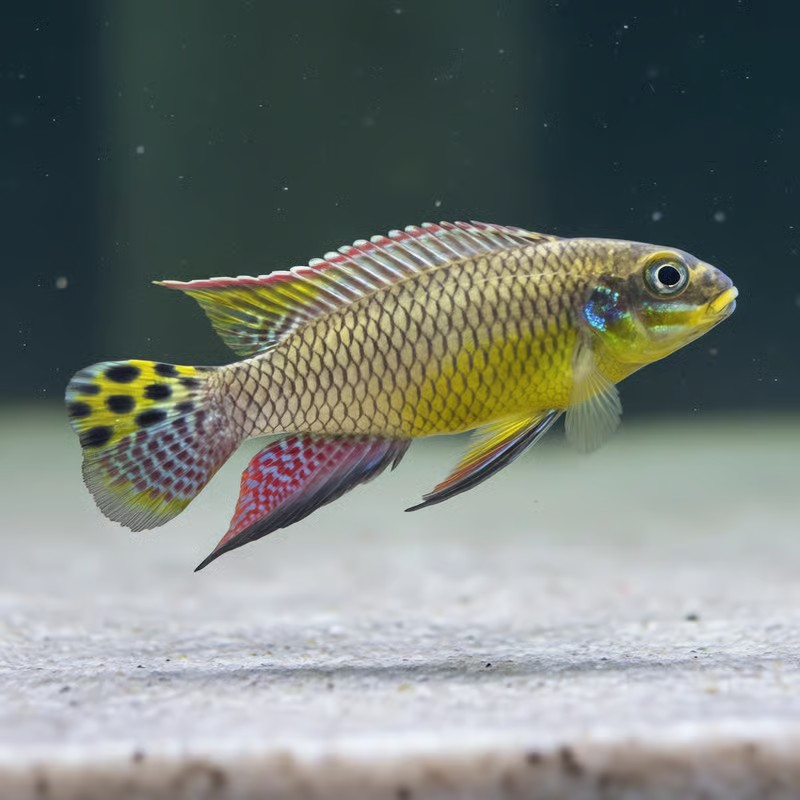
#> input picture blender/reference/pelvicachromis_taeniatus_male.jpg, 800 x 800 px
$ python photo_raster.py reference/pelvicachromis_taeniatus_male.jpg
#> lines starting #> are read from the running program, lines starting #| are printed output that depends on the picture; after the words box and inside, x2 and y2 are one past the last pixel; in counts of white or black regions, pixels touching at a corner belong together
"""Raster stage for bake_reference_texture.py. Requires Python, NumPy and Pillow."""
import json, sys
from pathlib import Path
import numpy as np
from PIL import Image, ImageDraw, ImageFilter
ROOT=Path(__file__).resolve().parent.parent
N=4096

def spread(rgb, valid, steps):
    # Synchronous four-neighbour dilation; never samples aquarium pixels.
    for _ in range(steps):
        new=valid.copy()
        for axis,step in ((0,1),(0,-1),(1,1),(1,-1)):
            available=np.roll(valid,step,axis)
            if axis==0: available[0 if step==1 else -1,:]=False
            else: available[:,0 if step==1 else -1]=False
            take=available & ~new
            if take.any():
                shifted=np.roll(rgb,step,axis);rgb[take]=shifted[take];new[take]=True
        valid=new
    return rgb,valid

# Manually traced, reproducible foreground polygons in the sole registered photo.
# Separate component masks prevent nearest-edge padding borrowing aquarium colour.
BODY=[(215,369),(237,365),(266,358),(298,343),(331,326),(366,307),(400,288),(433,273),(473,258),(512,247),(548,240),(583,238),(620,240),(651,245),(678,251),(697,261),(714,273),(725,280),(734,293),(732,304),(717,321),(700,331),(678,344),(656,356),(630,372),(603,386),(574,399),(551,406),(524,413),(491,419),(457,426),(423,432),(389,436),(355,438),(323,436),(290,434),(258,435),(239,436),(215,438)]
POLYGONS={
 'Fish_Body':BODY,
 'Dorsal_Fin':[(566,237),(524,232),(487,225),(453,222),(426,225),(399,232),(373,239),(347,245),(322,257),(296,267),(270,277),(242,280),(212,281),(181,283),(154,283),(184,295),(211,324),(230,348),(252,354),(280,351),(331,326),(400,288),(473,258),(548,240)],
 'Caudal_Fin':[(216,370),(200,369),(174,367),(144,363),(116,361),(92,366),(74,377),(66,393),(67,414),(73,439),(82,469),(93,495),(109,518),(124,528),(142,530),(162,520),(184,498),(204,473),(236,436)],
 'Anal_Fin':[(423,432),(417,437),(400,455),(385,476),(353,494),(318,516),(280,535),(240,550),(195,571),(222,533),(240,491),(252,456),(254,437),(323,436),(389,436)],
 'Pelvic_Fin':[(563,395),(542,428),(508,455),(471,478),(437,496),(405,510),(447,500),(482,487),(517,466),(546,438),(559,399)],
 'Pectoral_Fin':[(583,346),(598,365),(611,389),(622,412),(620,434),(610,446),(591,455),(575,454),(565,441),(568,421),(579,368)]}

def main():
    photo=np.asarray(Image.open(ROOT/'blender/reference/pelvicachromis_taeniatus_male.jpg').convert('RGB'))
#> photo is the input picture: shape (800, 800, 3); mean R, G, B 118.6, 125.1, 120
    # Reuse the existing mask verbatim; never replace the segmentation in this pass.
    existing_mask=np.asarray(Image.open(ROOT/'textures/reference_fish_mask.png'))>0
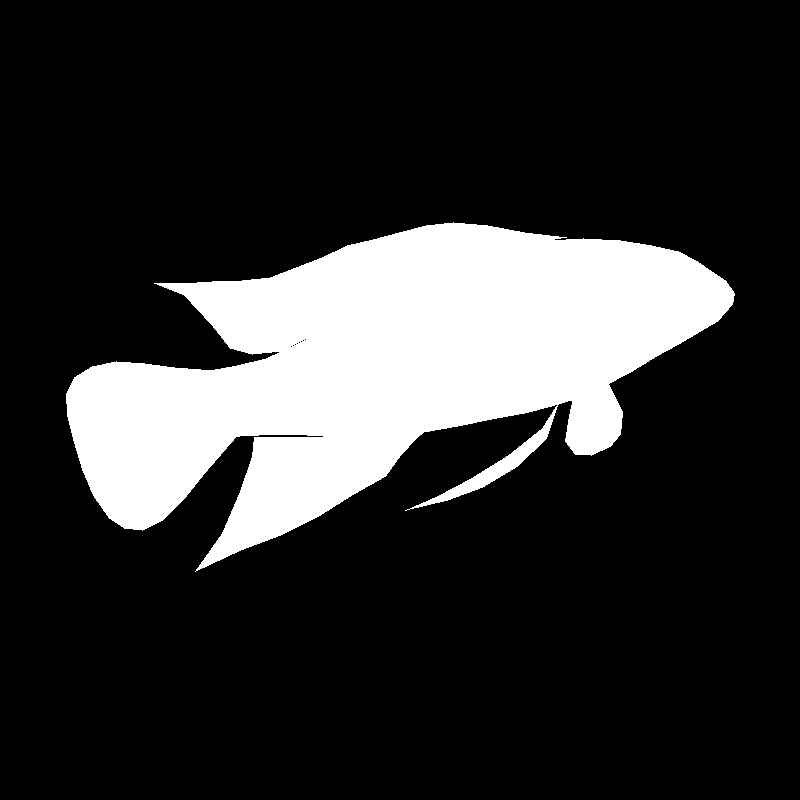
#> input picture blender/backups/photo_v1/reference_fish_mask.png, 800 x 800 px, found by its file name
#> existing_mask: shape (800, 800) bool; 18.9% white; 1 white region, box (x1, y1, x2, y2) and area: (66, 222, 735, 572) 120730
    sources={}
    # Modest low-frequency luminance correction, preserving chroma and fine markings.
    bodymask=Image.new('L',(800,800));ImageDraw.Draw(bodymask).polygon(BODY,fill=255)
#> after `bodymask = Image.new('L', (800, 800))`: bodymask: PIL image 800x800 L; every value is 0
#> after `ImageDraw.Draw(bodymask).polygon(BODY, fill=255)`: bodymask: PIL image 800x800 L; 10% white; 1 white region, box (x1, y1, x2, y2) and area: (215, 238, 735, 439) 63899
    bm=np.asarray(bodymask,dtype=np.float32)/255
    lum=photo.astype(np.float32)@np.array([.2126,.7152,.0722])
    num=np.asarray(Image.fromarray((lum*bm).astype('uint8')).filter(ImageFilter.GaussianBlur(42)),dtype=float)
    den=np.asarray(bodymask.filter(ImageFilter.GaussianBlur(42)),dtype=float)/255
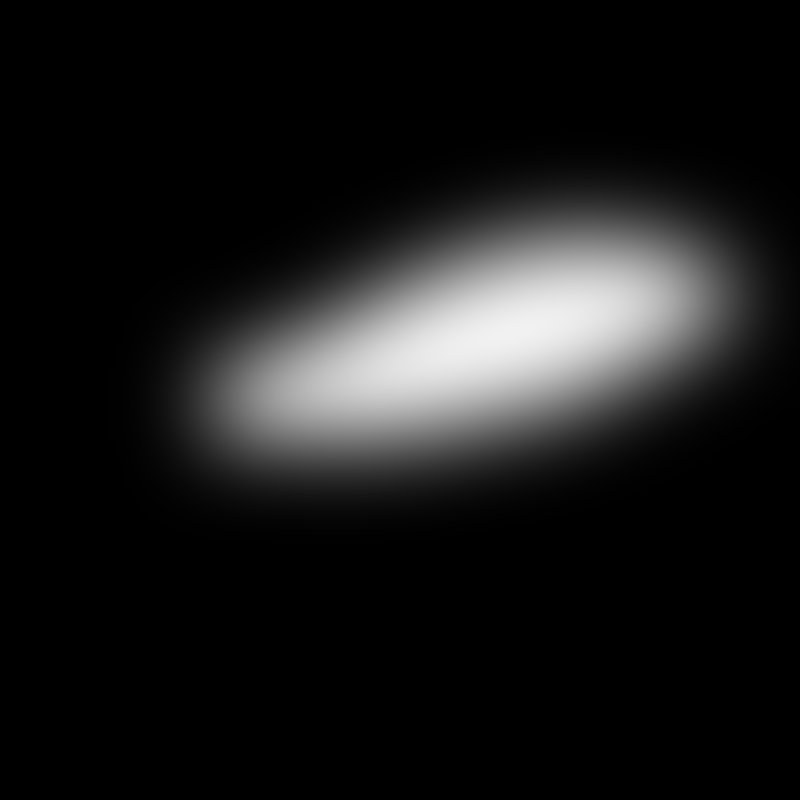
#> den: shape (800, 800) float64; min 0, max 0.945, mean 0.0998
    low=num/np.maximum(den,.01)
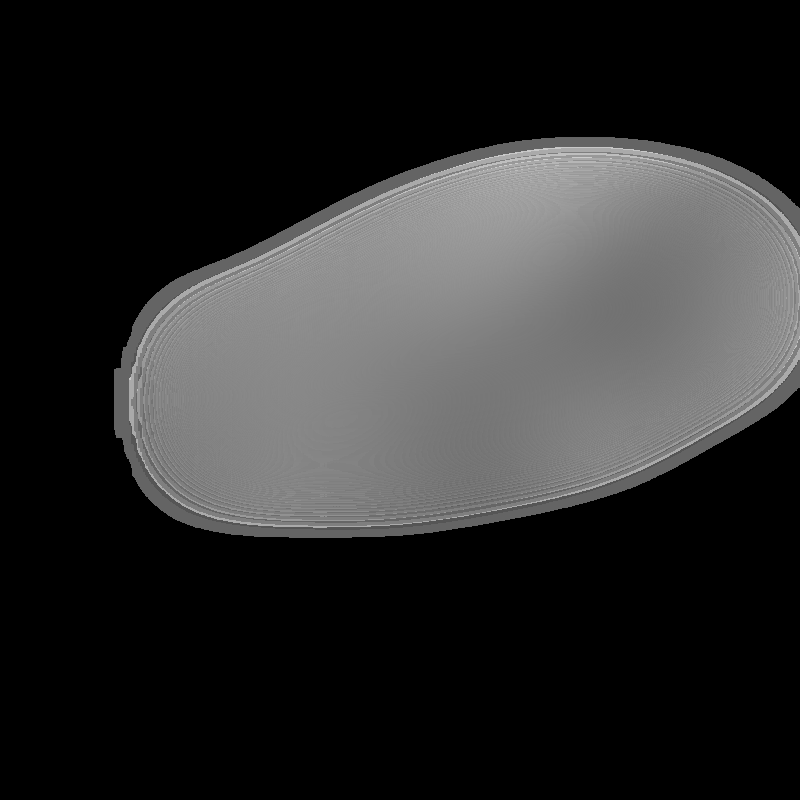
#> low: shape (800, 800) float64; min 0, max 204, mean 43.6
    attachment=np.asarray(bodymask.filter(ImageFilter.GaussianBlur(4)),dtype=float)/255
    target=np.median(low[bm>.5])
#> target = 128.1
    gain=np.clip((target/np.maximum(low,1))**.24,.90,1.13)
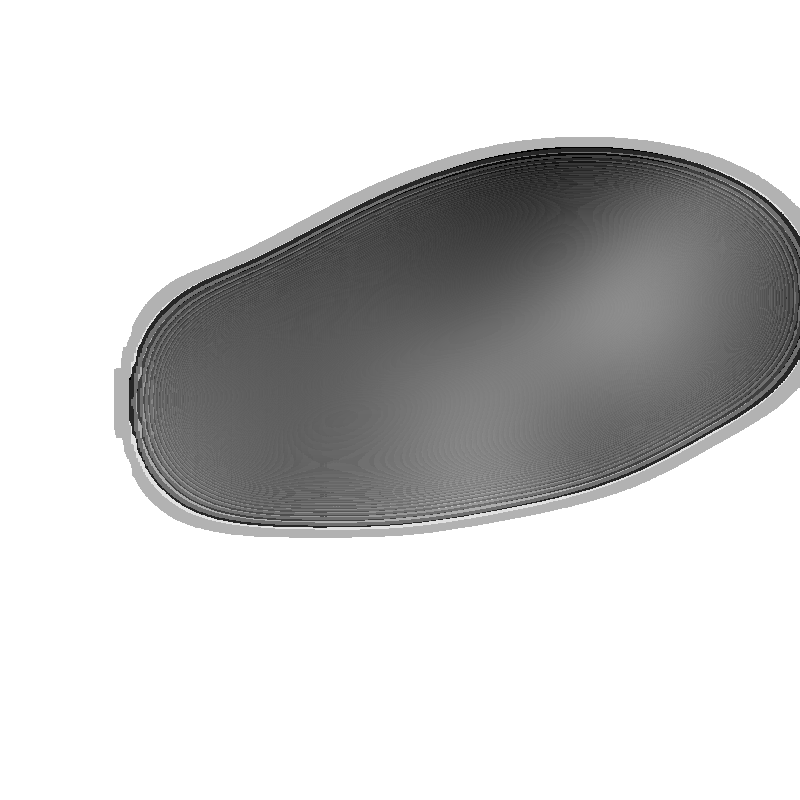
#> gain: shape (800, 800) float64; min 0.9, max 1.13, mean 1.09; drawn with min black and max white
    corrected=np.clip(photo.astype(float)*gain[...,None],0,255).astype('uint8')
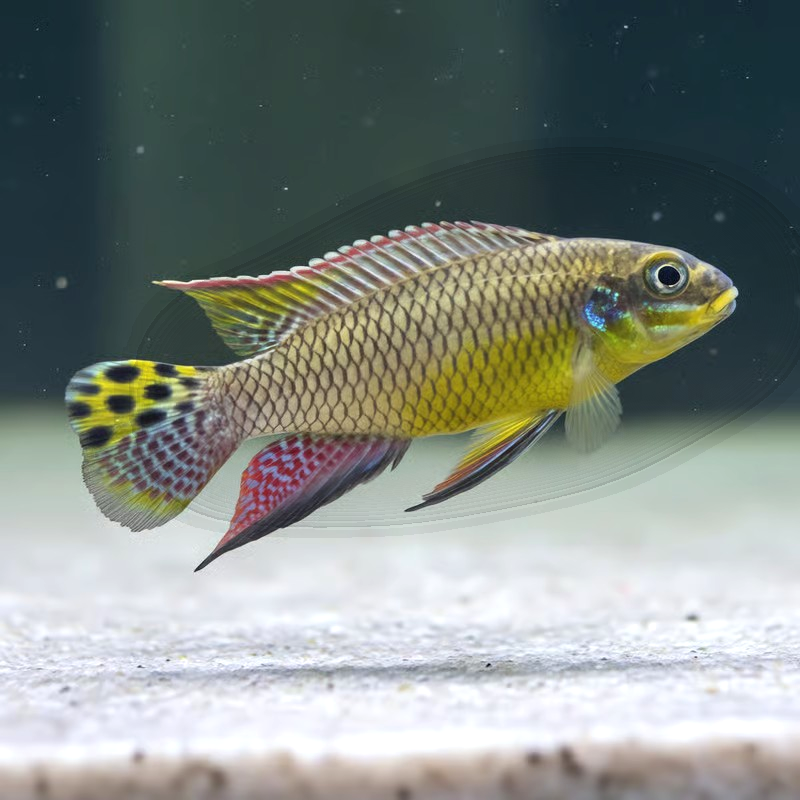
#> corrected: shape (800, 800, 3); mean R, G, B 128.8, 136.1, 130.8
    for name,poly in POLYGONS.items():
        mask=Image.new('L',(800,800));ImageDraw.Draw(mask).polygon(poly,fill=255)
        safe=(np.asarray(mask.filter(ImageFilter.MinFilter(3)))>0)&existing_mask
        colors=np.zeros_like(photo);colors[safe]=(corrected if name=='Fish_Body' else photo)[safe]
        # Conservative inverse compositing against nearby photographed aquarium colour.
        # Retain the recorded rays rather than replacing them with a uniform tint.
        if name=='Pectoral_Fin':
            yy,xx=np.mgrid[:800,:800]
            base=np.asarray(photo[:,640:655],float).mean(axis=1)[:,None,:]
            alpha=np.clip(.72-(yy-365)*.003,.46,.78)
            recovered=(photo.astype(float)-base*(1-alpha[...,None]))/alpha[...,None]
            recovered=np.clip(recovered,0,255)
            colors[safe]=(.70*recovered+.30*photo)[safe].astype('uint8')
        colors,filled=spread(colors,safe,48)
        colors[~filled]=np.median(photo[safe],axis=0).astype('uint8')
        sources[name]=colors
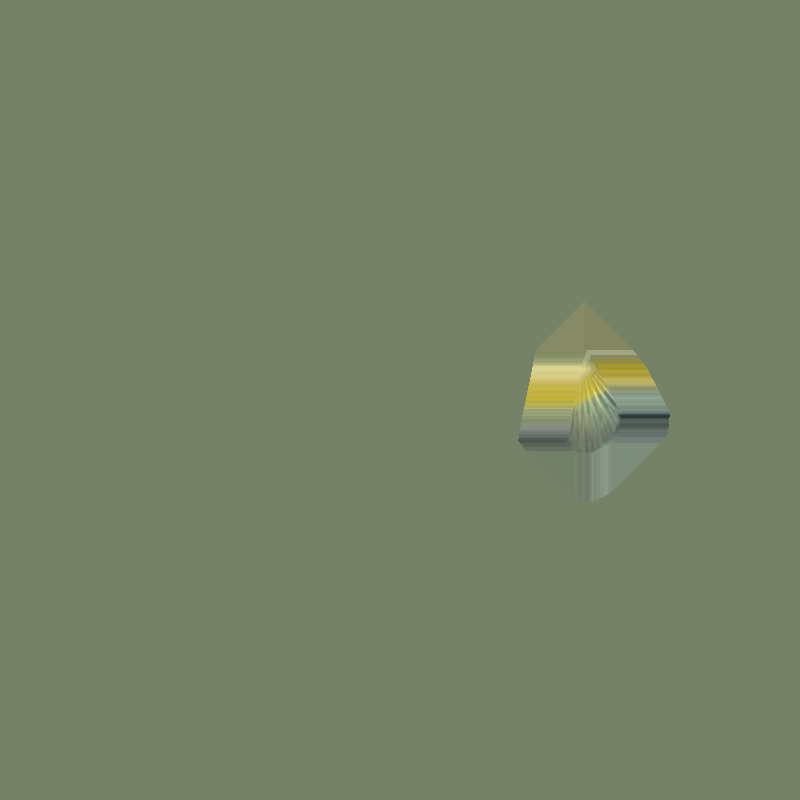
#> colors: shape (800, 800, 3); mean R, G, B 117.6, 130.4, 104
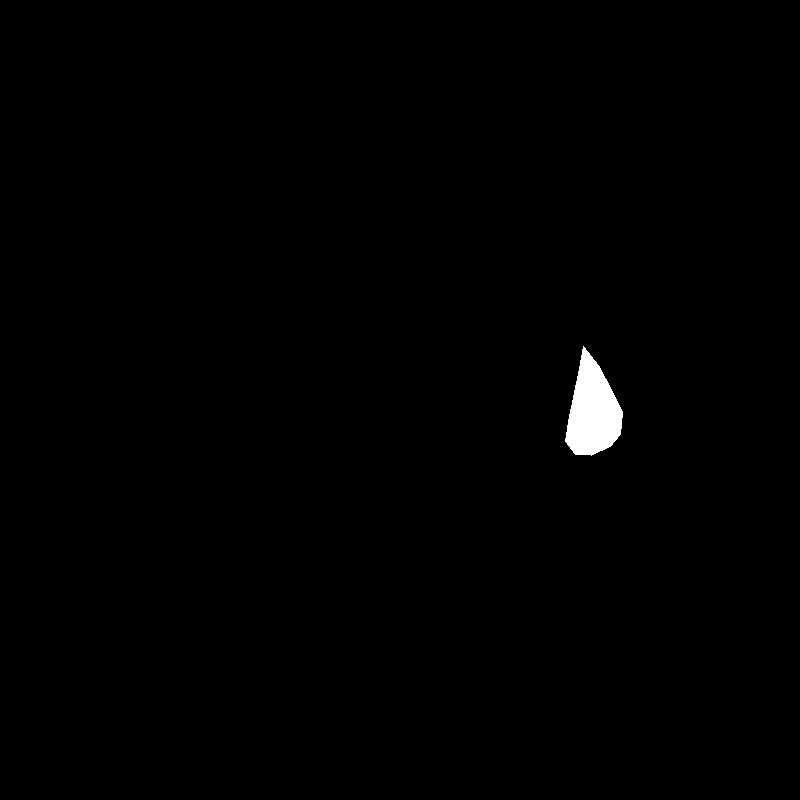
#> mask: PIL image 800x800 L; 0.62% white; 1 white region, box (x1, y1, x2, y2) and area: (565, 346, 623, 456) 3961
#> after the loop, sources = 6 items
    sources['Eye']=photo # preserve gold iris, blue/dark rims and black pupil exactly
#> (the run stopped early here; a loop or call above may not have finished)
